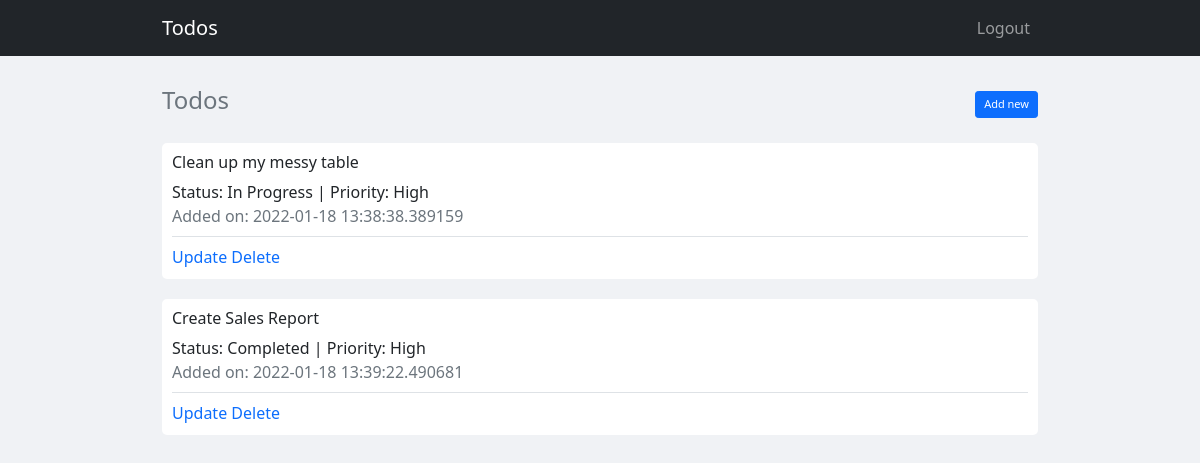
Page /todos/ (signed in) on the committed database.
### app/models.py (models this page shows)
class Todos(db.Model):
    __tablename__ = "todos"
    id = Column(Integer, primary_key=True)
    title = Column(String(20), nullable=False)
    description = Column(String(255), nullable=False)
    status = Column(Boolean, nullable=False)
    priority = Column(String(20), nullable=False)
    date_added = Column(DateTime, default=datetime.utcnow)
    user_id = Column(Integer, ForeignKey('users.id'))

### app/todo.py (the view)
@todo.route('/', methods=['GET'])
@login_required
def index():
    title = 'Todos'
    todos = Todos.query.filter_by(user_id=current_user.id).all()
    return render_template('main/todo.html', todos=todos,
                                                title=title)

### app/__init__.py (called while the page is built)
def create_app():
    app = Flask(__name__)
    app.config["SECRET_KEY"] = "thisisaverysecretkey"
    app.config["SQLALCHEMY_DATABASE_URI"] = "sqlite:///todos.db"
    db.init_app(app)
    migrate = Migrate(app, db)
    login_manager = LoginManager()
    login_manager.login_view = "auth.login"
    login_manager.init_app(app)
    from .auth import auth
    app.register_blueprint(auth)
    from .todo import todo
    app.register_blueprint(todo)
    from .models import Users, Todos
    db.create_all(app=app)
    @login_manager.user_loader
    def load_user(id):
        return Users.query.get(int(id))
    @app.errorhandler(404)
    def page_not_found(error):
        return render_template('error/page_not_found.html'), 404
    return app

### app/templates/main/todo.html (shortened to what this page needs)
{% extends 'base.html' %}
{% block content %}
    <div class="d-flex align-items-center justify-content-between">
        <h4 class="text-muted">
            Todos
        </h4>
        <a class="btn btn-primary btn-sm" href="{{ url_for('todo.add_todo') }}">Add new</a>
    </div>
    {% for todo in todos %}
        <div class="content-section" title="Click to view details">
            <h6>
                {{ todo.title }}
            </h6>
            {% if todo.status == False %}
                <span>
                    Status: In Progress |
                </span>
            {% else %}
                <span>
                    Status: Completed |
                </span>
            {% endif %}
            <span>
                Priority: {{ todo.priority }}
            </span>
            <div class="text-muted pb-2">
                Added on: {{ todo.date_added }}
            </div>
            <div class="border-top pt-2">
                <a class="link text-decoration-none" href="{{ url_for('todo.update_todo', todo_id=todo.id) }}">Update</a>
                <a class="link text-decoration-none" data-bs-toggle="modal" data-bs-target="#confirmDeleteModal{{ todo.id }}">Delete</a>
            </div>
        </div>
    {% endfor %}
{% endblock %}

### app/templates/base.html (style rules this page uses)
body { background-color: #f0f2f5; }

### app/templates/main/todo.html (style rules this page uses)
.content-section { background-color: #ffffff; border-radius: 5px; padding: 10px; margin: 20px 0; cursor: pointer; }
.btn { font-size: 11px; padding: 5 10px; }

### rows in the picture
Todos: title "Clean up my messy table", status "Status: In Progress |", priority "High", date_added "2022-01-18 13:38:38.389159"
Todos: title "Create Sales Report", status "Status: Completed |", priority "High", date_added "2022-01-18 13:39:22.490681"
